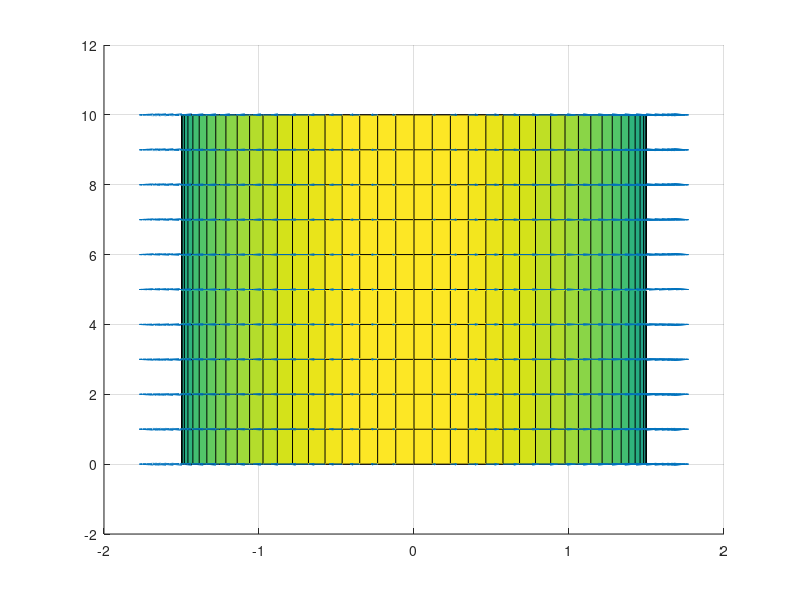

Source code (MATLAB):

%%%%%% Template. Two exercises are given. Present your results in a form of a code below. 
%%%%%% You might find it useful to follow the tips and instructions
%%%%%% mentioned as comments (green text)

%%%%%% Part one is about inegration. Part two is to do simple plotting.
% If you forgot how to use a buit-in function, you can use "help" followed
% by the name of the function in the Command window for moe details 

% Good luck!



%====================== Task 1
% Find the charge of the electron within a sphere of a radius r=5e-12
% *** Note that in order to calculate the integral the algebraic operations
% next to the function variable should be defined as a dot product (./),
% (.*), (.^) etc.
% *** The charge is found as an integral of multiplicity of desity (ro) and
% volume (V) - where BOTH equations depend on the radius


% 1) Define all the given parameters
% 2) Combine two equations into one
% 3) Define the function of a variable @(r)
% 4) Find the total charge as an integral of the function




% Write your code ----->
%%% Task 1

clear


Q = -1.6*10^-19 ;
a = 5.29*10^-12;
r = 5*10^-12;

ro= @(r) 4*Q*pi/3*pi*a^3*exp(-2.*r./a).*r.^3;


Qe = integral(ro,0,r)







%====================== Task 2
% Create a plot of two cylindrical objects. One will represent the thin
% wire of the radius r0 and the other one will correspond to the Gaussian
% surface with radius r.
% * Coordinates of the cylinder are going to be defined in XYZ plane. Where
% Y-axis corresponds to the length of the cylinders, while X and Y will be
% the circles of it and ONLY X and Z points will change in two cylindrical
% objects proportional to the radius (r0 for the thin wire and r - to the
% Gaussian surface)

% 1) Define all the parameters given
% 2) * The length of infinitely part will define the y-axis of the plot.
% 3) Define y- vector by creating 10 points using the ":" comand, for example from 0 to 10 
% 4) Identify the number of points for the graph as "n" (I used n=40)
% 5) Define a new parameter of the angle (call it as theta) that is equal to 2*pi and differs
% from 0 to n divided by n (! See m.file of Lab 3 for more details; as example: theta = pi*(-n:2:n)/n)
% 6) Use "meshgrid" function of y and theta to replicate the grid vectors
% for coordinates of the grid that will be used for ploting
% 7) Calculate now points for x-axis and z-axis, where x is equal to cosine
% of the angle (theta) and z is equal to sine of the angle (theta)
% 8) Use "surfnorm" function to specify the normalized vectors to the Gaussian
% surface (! See m.file of Lab 3, where sphere was ploted)
% 9) Create now plots of two cylinders (try to use function "surf" instead
% of plot3) at the same figure (* Use "hold on" function to keep plots at
% the same window). 
% * Note that two plots of the cylinder only differ in X and Z points,
% scaled by the corresponding radius
% 10) Add velocity vectors to the Gaussian surface as normalised lines using "quiver3" function
% (don't forget about the scaling by the radius)- chech Lab 3 m.file for
% the "quiver3" function
% 11) If you reached this point, well done! Enjoy the ploting!!!!




% Write your code ----->



r0 = 5*10^-4;
r = 1.5;
l = 10;

n = 40;
y = 0:10;
theta = pi*(-n:n)/n;

[y,theta]=meshgrid(y,theta);

x=cos(theta);
z=sin(theta);
[u,v,w]=surfnorm(x,y,z)

hold on
grid on
surf(r*x,y,r*z)
surf(r0*x,y,r0*z)

quiver3(r*x,y,r*z,u,v,w)




